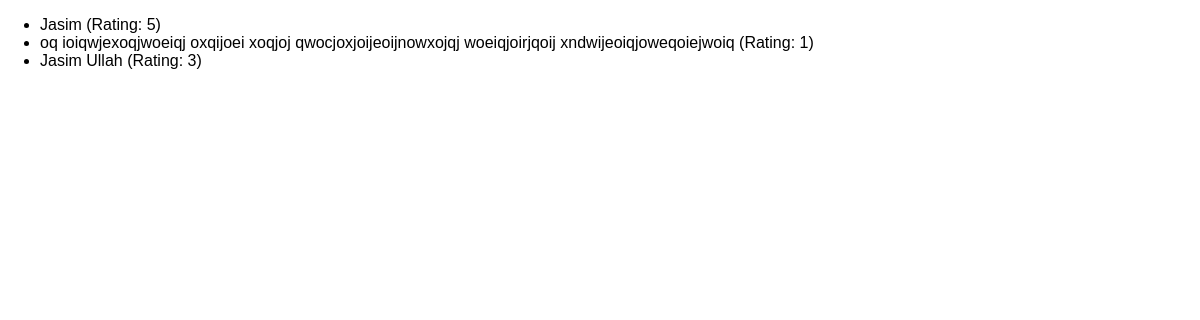
The app's page /reviews, older data.
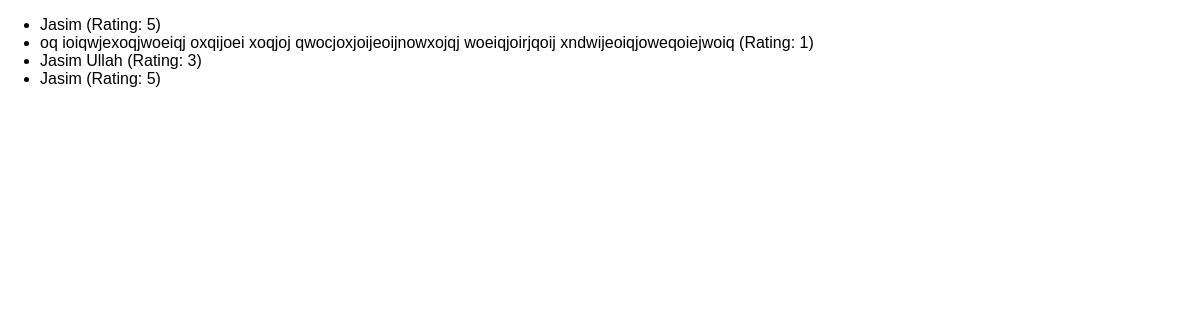
The same page, newer data.
### reviews/models.py (models this page shows)
class Review(models.Model):
    user_name = models.CharField(max_length=100)
    review_text = models.TextField()
    rating = models.IntegerField()

### reviews/views.py (the view)
# urls.py: path("reviews", views.ReviewsListView.as_view()),
class ReviewsListView(ListView):
    template_name = "reviews/review_list.html"
    model = Review
    context_object_name = "reviews"

### reviews/templates/reviews/review_list.html (shortened to what this page needs)
{% extends 'reviews/base.html' %}
{% block content %}
    <ul>
        {% for review in reviews %}
            <li>
                {{ review.user_name }} (Rating: {{ review.rating }})
            </li>
        {% endfor %}
    </ul>
{% endblock %}

Row changes from the older to the newer data that the page shows:
added Review: user_name "Jasim", rating "5"
